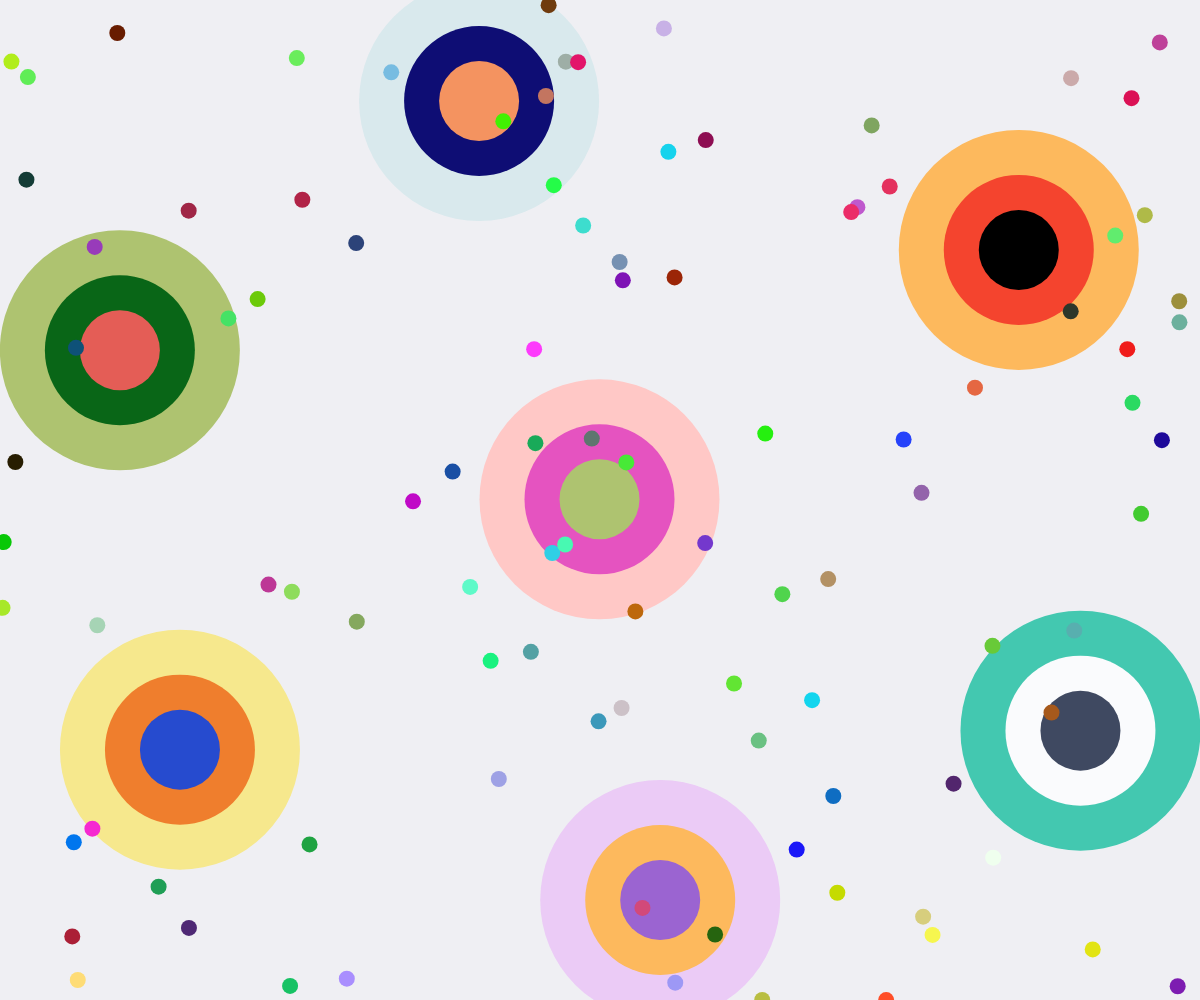
Frame 1 (no input)
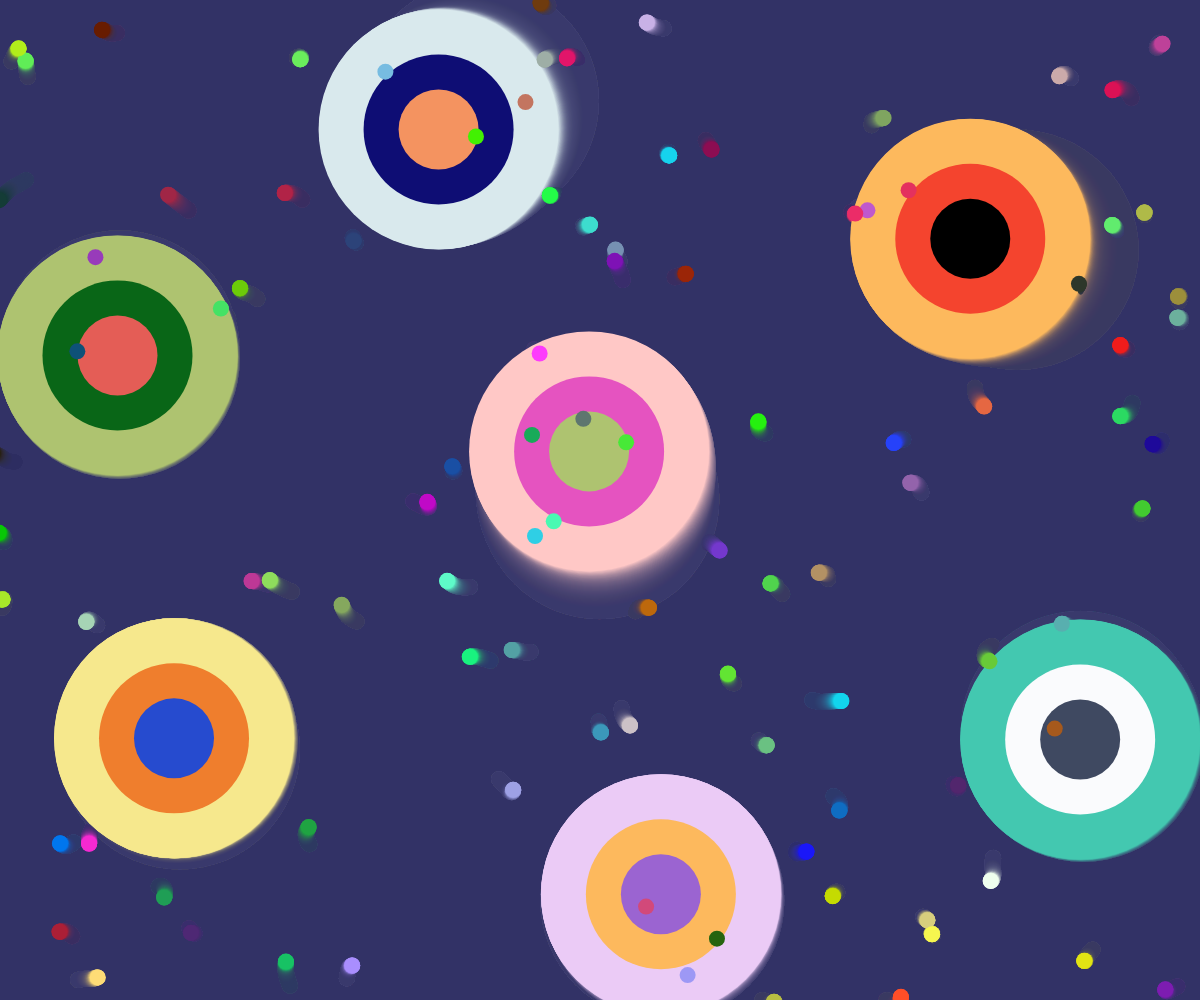
Frame 60 (no input)
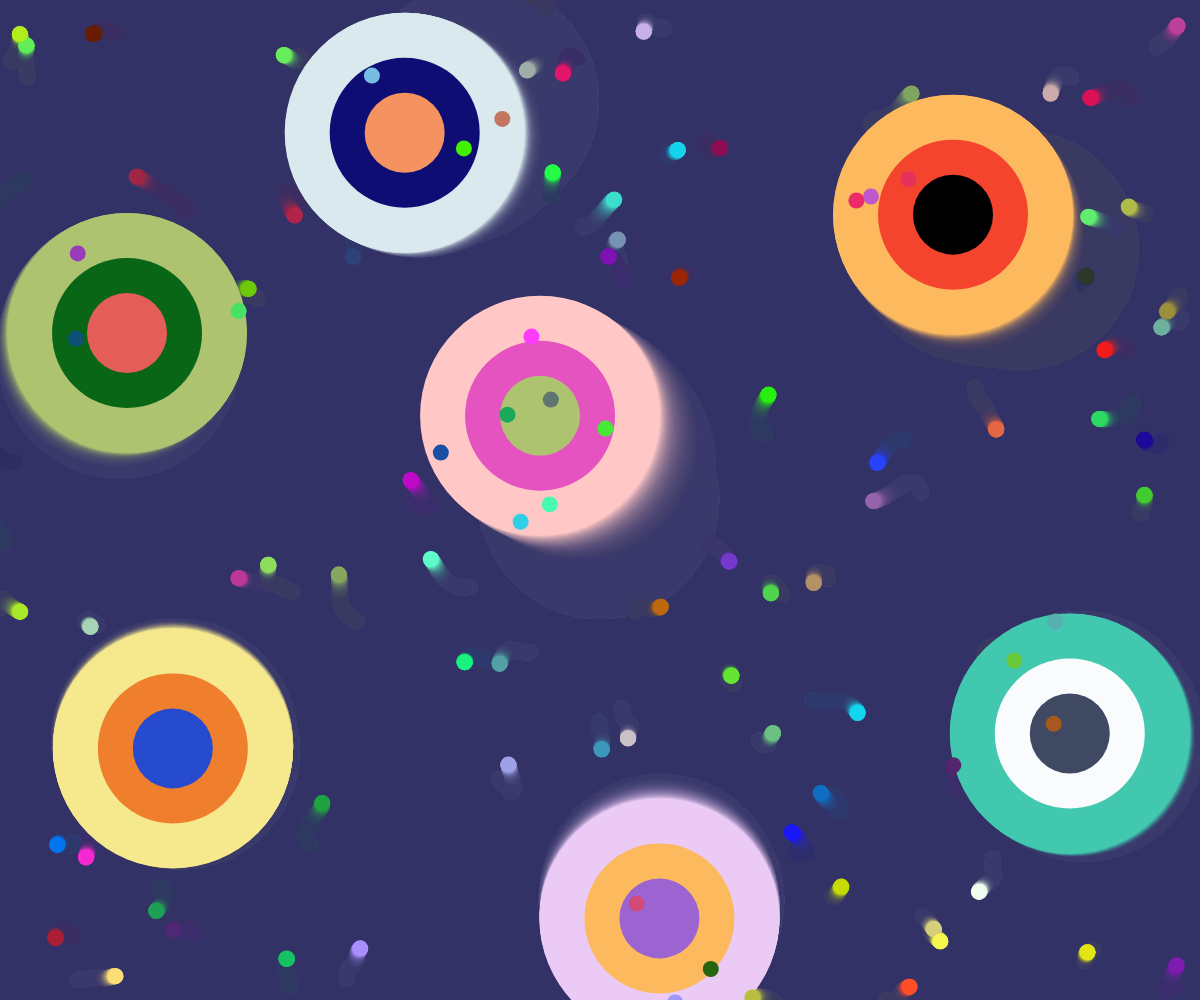
Frame 120 (the mouse pressed at the canvas centre since frame 60)

The p5.js sketch that drew these frames (run headless with seeded random() and noise() and a simulated clock; from frame 60 on, the mouse is pressed at the canvas centre):

// p5.js sketch
// ── sketch.js

//empty array to save the attributes about the circle
let coloredCircles = []; 

//noice offset for movement, it was set as 0 first
let noiseOffset = 0; 

//empty array to save the colored dots
let coloredDots = []; 

//create a class for all the circles
class ColoredCircle {
  //this class inlcude the x and y position of the circle, its radius and color
  constructor(x, y, radius, colors) { 
    this.position = createVector(x, y);  
    //createVector() is a function that creates a two-dimensional vector.
    //In the code, createVector(x, y) is used to specify the center coordinates of the circle, which is a two-dimensional vector, 
    //so we use this function to conveniently represent the position of the circle in the code. 
    this.radius = radius;
    this.colors = colors;
  }

  // use update to update colored circle's position based on noise
  update() {
    //use noise to generate smooth movement
    //get x movement and y movement based on the current circle's position and noise, map noise from (0, 1) to the range (-2, 2).
    let xMove = map(noise(this.position.x * 0.01, this.position.y * 0.01, noiseOffset), 0, 1, -2, 2);
    let yMove = map(noise(this.position.y * 0.01, this.position.x * 0.01, noiseOffset), 0, 1, -2, 2);
  
    //update its position
    this.position.add(createVector(xMove, yMove));
}

  draw() {
    noStroke();

    //fill the first color in the color array, which is the color for the large circle
    //the radius for the large circle is 120, in the drawCircles() function
    fill(this.colors[0]);
    ellipse(this.position.x, this.position.y, this.radius * 2); 
    
    //fill the second color in the color array, which is the color for the meidum circle
    //the radius for the medium circle is 150
    fill(this.colors[1]);
    ellipse(this.position.x, this.position.y, 150); 
    
    //fill the third color in the color array, which is the color for the small circle
    //the radius for the samll circle is 80
    fill(this.colors[2]);
    ellipse(this.position.x, this.position.y, 80); 
  }
}

//create a class for all the colored dots
class ColoredDot {
  constructor(x, y) { 
    //this class inlcude the x and y position, radius and random color
    this.position = createVector(x, y);
    this.radius = 8; 
    this.color = color(random(255), random(255), random(255)); 
  }

  //update the dot's position based on noise
  update() {
    //use noise to generate smooth movement
    //get x movement and y movement based on the current dot's position and noise, map noise from (0, 1) to the range (-2, 2).
    let xMove = map(noise(this.position.x * 0.01, this.position.y * 0.01, noiseOffset), 0, 1, -1, 1);
    let yMove = map(noise(this.position.y * 0.01, this.position.x * 0.01, noiseOffset), 0, 1, -1, 1);
    
    // update dot's position
    this.position.add(createVector(xMove, yMove));
  }

  draw() {
    noStroke();
    fill(this.color); 
    ellipse(this.position.x, this.position.y, this.radius * 2);
  }
}


//set up canvas
function setup() {
  //let the width and height became the size of the canvas
  createCanvas(windowWidth, windowHeight); 
  drawCircles(); 
}


function draw() {
  drawBackground(); 

  //update the position of the circle
  updateCirclesPosition(); 

  // update the position of colored dots
  updateDotsPosition(); 

  //draw colored circles
  for (let circle of coloredCircles) {
    circle.draw();
  }

  //draw colored dots
  for (let dot of coloredDots) {
    dot.draw();
  }
}

//this function is to upate circles' position
function updateCirclesPosition() {
  //increase the noise slightly to create a smooth movement
  noiseOffset += 0.01;  
  
  //update position for each circle
  for (let circle of coloredCircles) {
    circle.update(); 
  }
}

//this function is to upate dots' position
function updateDotsPosition() {
  //update position for each dot
  for (let dot of coloredDots) {
    dot.update();  
  }
}

function drawCircles() {
  coloredCircles = [];
  //array large circles color
  let largeCircleColors = [
    color(217, 233, 237),
    color(174, 195, 112),
    color(253, 185, 93),
    color(255, 200, 198),
    color(246, 232, 141),
    color(235, 203, 246),
    color(67, 200, 176)
  ];

  //medium circles color
  let mediumCircleColors = [
    color(14, 13, 116),
    color(9, 102, 23),
    color(244, 68, 46),
    color(229, 83, 192),
    color(239, 126, 45),
    color(253, 185, 93),
    color(250, 251, 253)
  ];

  //small circles color
  let smallCircleColors = [
    color(244, 147, 96),
    color(228, 93, 86),
    color(0, 0, 0),
    color(174, 195, 112),
    color(38, 75, 207),
    color(155, 100, 209),
    color(63, 73, 97)
  ];

  //circles' x and y position
  let circlePositions = [
    createVector(width * 0.4, height * 0.1),
    createVector(width * 0.1, height * 0.35),
    createVector(width * 0.85, height * 0.25),
    createVector(width * 0.5, height * 0.5),
    createVector(width * 0.15, height * 0.75),
    createVector(width * 0.55, height * 0.9),
    createVector(width * 0.9, height * 0.73)
  ];

  //the for loop goes through each position in the circlePositions array
  for (let i = 0; i < circlePositions.length; i++) { 
    //get the color at position i in the array,and combines them into a array called colorsSet
    let colorsSet = [largeCircleColors[i], mediumCircleColors[i], smallCircleColors[i]];
    //based on the position, radius and color, create a new ColoredCircle object and add it to the coloredCircles array
    //the radisu for the large circle is 120
    coloredCircles.push(new ColoredCircle(circlePositions[i].x, circlePositions[i].y, 120, colorsSet));
  }

   // create colored dots at random positions
   for (let i = 0; i < 100; i++) {
    let x = random(width); 
    let y = random(height); 
    coloredDots.push(new ColoredDot(x, y)); 
  }
}


function drawBackground() {
 //I changed the background color to purple
 //make the alpha value as 20 to make the trace disappear slowly 
 background (60,49,100, 20);  
}


function windowResized() {
  //to make the canvas fit the screen
  resizeCanvas(windowWidth, windowHeight); 

  //make the colored dots array emptey when resize the window
  coloredDots = []; 

  //redraw the drawCircles() function
  drawCircles();  
}
